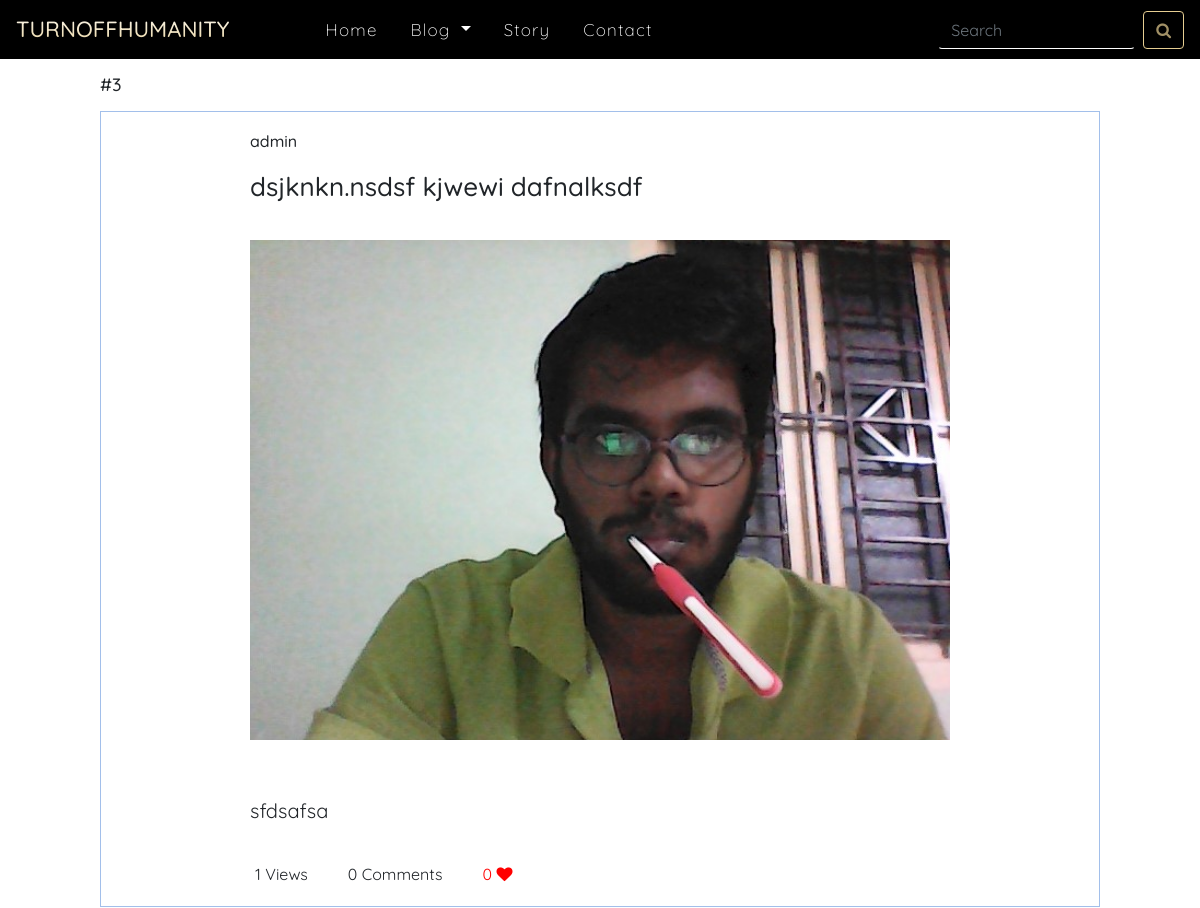
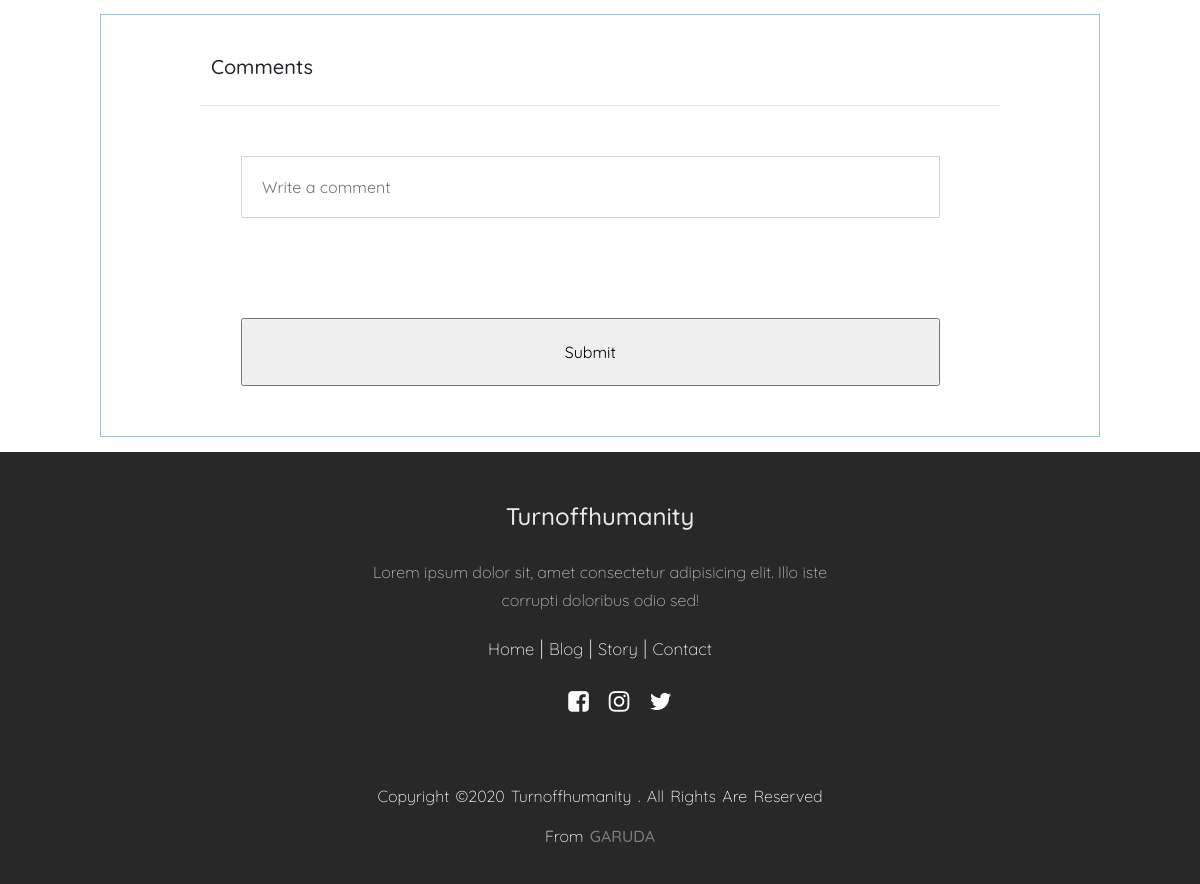
The page /posts/dsjknknnsdsf-kjwewi-dafnalksdf (signed in) on the database its author committed (2 pictures, top to bottom).
### blogapp/models.py (models this page shows, shortened)
class Post(models.Model):
    Author=models.ForeignKey(User,on_delete=models.CASCADE)
    Title=models.TextField()
    TitleSlug=models.SlugField(blank=True,null=True)
    OverView=models.TextField()
    Thumbnail=models.ImageField(upload_to='thumbnails/')
    Content=RichTextUploadingField()
    Category=models.ManyToManyField(Category)
    DateAdded=models.DateField(auto_now_add=True)
    Views=models.PositiveIntegerField(default=0)
    CommentCount=models.PositiveIntegerField(default=0)
    Likes=models.PositiveIntegerField(default=0)
    class Meta:
        ordering=['-DateAdded']
    def save(self,*args,**kwargs):
        self.TitleSlug=slugify(self.Title)
        super(Post,self).save(*args,**kwargs)

### blogapp/views.py (the view)
# urls.py: path('posts/<str:slug>',blogViewPage,name='posts'),
def blogViewPage(request,slug):
    if not request.session.exists(request.session.session_key):
        request.session.create()
    posts=Post.objects.filter(TitleSlug=slug)
    if len(posts)>0:
        post=posts[0]
        views=ViewsModel.objects.filter(User=request.session.session_key)
        if len(views)>0:
            for view in views:
                if view.Post==post:
                    break
            else:
                post.Views=post.Views+1
                post.save(update_fields=['Views'])
                NewViewObject=ViewsModel(User=request.session.session_key,Post=post)
                NewViewObject.save()
        else:
            post.Views=post.Views+1
            post.save(update_fields=['Views'])
            NewViewObject=ViewsModel(User=request.session.session_key,Post=post)
            NewViewObject.save()
        comments=Comment.objects.filter(Post=post)
        categories=Category.objects.all()
        return render(request,'content.html',{'post':post,'comments':comments,'categories':categories})
    else:
        return HttpResponse('''
        <h1>Error 404 </h1>
        <h6>Page not Found!</h6>
        ''')

### blogapp/models.py (called while the page is built)
    def __str__(self):
        return self.Name

### templates/content.html (shortened to what this page needs)
{% load static %}
{% load social_share %}
<!DOCTYPE html>
<html>
    <head>
        <head lang="en">
            <link rel="stylesheet" href="https://cdnjs.cloudflare.com/ajax/libs/font-awesome/4.7.0/css/font-awesome.min.css">
            <link rel = "stylesheet" href ="{% static 'styles/content.css' %}">
            <link rel = "stylesheet" href ="{% static 'styles/navfoot.css' %}">
            <link rel="stylesheet" href="https://maxcdn.bootstrapcdn.com/bootstrap/4.5.2/css/bootstrap.min.css">
            <link rel="stylesheet" href="https://cdnjs.cloudflare.com/ajax/libs/font-awesome/4.7.0/css/font-awesome.min.css">
        </head>
    <body>
        <nav class="navbar navbar-expand-lg navbar-light" id="navbarmain">
            <div class="collapse navbar-collapse" id="navbarTogglerDemo01">
              <a class="navbar-brand" href="/" id="navtitle">TURNOFFHUMANITY</a>
              <ul class="navbar-nav mr-auto mt-2 mt-lg-0">
                <li class="nav-item ">
                  <a class="nav-link" href="/" id="navitems1">Home </a>
                </li>
                <li class="nav-item dropdown">
                  <a class="nav-link dropdown-toggle" href="#" id="navitems" role="button" data-toggle="dropdown" aria-haspopup="true" aria-expanded="false">
                      Blog
                  </a>
              </li>
                <li class="nav-item">
                    <a class="nav-link" href="/#story" id="navitems">Story</a>
                  </li>
                  <li class="nav-item">
                    <a class="nav-link" href="/#contact" id="navitems">Contact</a>
                  </li>
              </ul>
              <form class="form-inline my-2 my-lg-0" id="searchtextbox" method="GET" action="/search">
                <input class="form-control mr-sm-2" type="search" placeholder="Search" aria-label="Search" name="search" id="searchtextfield">
                <button class="btn btn-outline-success my-2 my-sm-0" type="submit" id="searchbtn"><i class="fa fa-search" id="searchicon"></i></button>
              </form>
            </div>
          </nav>
        <div class="wrapper">
            <h5 id="all-posts">#{{post.id}} {% post_to_linkedin request.get_absolute_uri "share ot whatsapp!" %}</h5>
            <div class="blog">
                <div class="wrapper-blog">
                     <div class="blog-header">
                        <h5>{{post.Author}} </h5>
                     </div>
                     <div class="blog-title">
                       <h3>{{post.Title}}</h3>
                     </div>
                    <div class="blog-body">
                        <div class="wrapper-img">
                            <img src="{{post.Thumbnail.url}}">
                        </div>
                        <div class="blog-body-text">
                            <p>{{post.Content | safe}}
                            </p>
                        </div>
                        <div class="blog-likes">
                            <div class="row">
                                <span>{{post.Views}} Views</span>
                                <span>{{post.CommentCount}} Comments</span>
                                <span><a href="/like/{{post.TitleSlug}}" >{{post.Likes}} <i class="fa fa-heart"></i></a></span>
                            </div>
                        </div>
                    </div>
                </div>
            </div>
            <div class="blog-comment">
                <h2>Comments</h2>
                <hr>
                <div class="comment-box">
                    <form method="POST" action="/comment/{{post.TitleSlug}}">
                    <input type="text" class="form-control" style="border-radius: 1px;" id="comment" name="comment" placeholder="Write a comment" />
                    <input type="submit"  >
                </form>
                </div>
        </div>
        </div>
        <footer style="width: 100%;">
            <div class="downfoot"  id="contact" style="width: 100%;">
                <div class="footer-content" id="footercontent" style="width: 100%;">
                    <h3>Turnoffhumanity</h3>
                    <p id="footerbrief">Lorem ipsum dolor sit, amet consectetur adipisicing elit. Illo iste corrupti doloribus odio sed!</p>
                    <p>
                        <span><a href="index.html" id="footerlinks">Home</a></span>
                        <span>|</span>
                        <span><a href="blog.html" id="footerlinks">Blog</a></span>
                        <span>|</span>
                        <span><a href="index.html#story" id="footerlinks">Story</a></span>
                        <span>|</span>
                        <span><a href="#contact" id="footerlinks">Contact</a></span>
                    </p>
                    <ul class="socials">
                        <li><a href="#"><i class="fa fa-facebook-square" style="font-size: 1.5rem;"></i>  </a></li>
                        <li><a href="#"><i class="fa fa-instagram" style="font-size: 1.5rem;"></i></a></li>
                        <li><a href="#"><i class="fa fa-twitter" style="font-size: 1.5rem;"></i></a></li>
                    </ul>
                </div>
                <div class="footer-bottom" id="footerbottom" style="width: 100%;">
                    <p>copyright &copy;2020  Turnoffhumanity . All rights are reserved</p>
                    <p>From <a href="https://garudatechnology.in/" target="_blank" rel="noopener noreferrer" style="color: white; font-weight: 500;">Garuda</a></p>
                </div>
                </div>
           </footer>
    </body>
</html>

### static/styles/content.css (style rules this page uses)
* { font-family: 'Quicksand',sans-serif; }
.wrapper { margin: 0 auto; width: 1000px; }
#all-posts { font-size: 18px; margin-top: 15px; }
.blog { margin-top: 15px ; border: 0.5px solid #A2BFEA; }
.wrapper-blog { margin: 0 auto; width: 700px; }
.blog-header h5 { font-size: 16px; margin-top: 20px; }
.blog-title h3 { font-size: 26px ; margin-top: 20px; }
.wrapper-img img { margin: 0 auto; width: 700px; height: 500px; margin-top: 30px; margin-bottom: 40px ; object-fit: cover; }
.blog-body-text p { font-size: 20px; }
.blog-likes .row span { padding: 20px; }
.blog-likes .row span a { color: red; text-decoration: none; }
.blog-comment { margin-top: 15px ; margin-bottom: 15px ; border: 0.5px solid #A2BFEA; }
.blog-comment h2 { padding-left: 110px; font-size: 20px; padding-top: 40px; padding-bottom: 10px; }
.blog-comment hr { width: 80%; }
.comment-box input { margin-top: 50px; margin-left: 140px; margin-bottom:50px; height: 1%; padding: 20px; width:70% }

### static/styles/navfoot.css (style rules this page uses)
body { font-family: 'Quicksand', sans-serif; }
#navbarmain { background-color: #000; }
#navitems , #navtitle , #navitems1 { color: white; }
#navtitle, #navtitletoggle { font-size: 22px; font-weight: 500; background-color: #e6ce92; background-image: linear-gradient(180deg, white,#e6ce92); background-size: 100%; -webkit-background-clip: text; -moz-background-clip: text; -webkit-text-fill-color: transparent; -moz-text-fill-color: transparent; }
#navitems { padding-left: 25px; }
#navitems1 { padding-left: 80px; }
#navitems1,#navitems { font-size: 17px; font-weight: 300; letter-spacing: 1.2px; }
#searchtextfield { background-color: transparent; border-bottom-color: white; border-top-color: transparent; border-left-color: transparent; border-right-color: transparent; color: white; }
#searchbtn { border-color: #e6ce92; }
#searchicon { color: #e6ce92 ; opacity: 0.7; }
.downfoot { clear: both; bottom: 0; left: 0; right: 0; opacity: 0.9; background: #111; height: auto; width: 100vw; padding-top: 40px; color: #fff; font-family: questrial, sans-serif; font-weight: 100; }
.footer-content { display: flex; align-items: center; justify-content: center; flex-direction: column; text-align: center; }
.footer-content h3 { font-size: 24px; text-transform: capitalize; line-height: 3rem; opacity: 0.9; }
.footer-content p { max-width: 500px; margin: 10px auto; line-height: 28px; font-size: 20px; }
.socials { list-style: none; display: flex; align-items: center; justify-content: center; margin: 1rem 0 3rem 0; }
.socials li { margin: 0 10px; }
.socials a { text-decoration: none; color: #fff; }
.socials a i { font-size: 1.1rem; transition: color .4s ease; }
.footer-bottom { background: #111; width: 100vw; padding: 20px 0; text-align: center; }
.footer-bottom p { font-size: 16px; word-spacing: 2px; text-transform: capitalize; }
.footer-bottom a { text-transform: uppercase; opacity: .4; font-weight: 200; }
#footerlinks { color: whitesmoke; font-size: smaller; }
#footerbrief { color: white; opacity: 0.7; font-size: unset; }

### rows shown on the page
Post: id "3", Author "admin", Title "dsjknkn.nsdsf kjwewi dafnalksdf", Thumbnail (picture), Content "sfdsafsa", Views "1", CommentCount "0", Likes "0"
